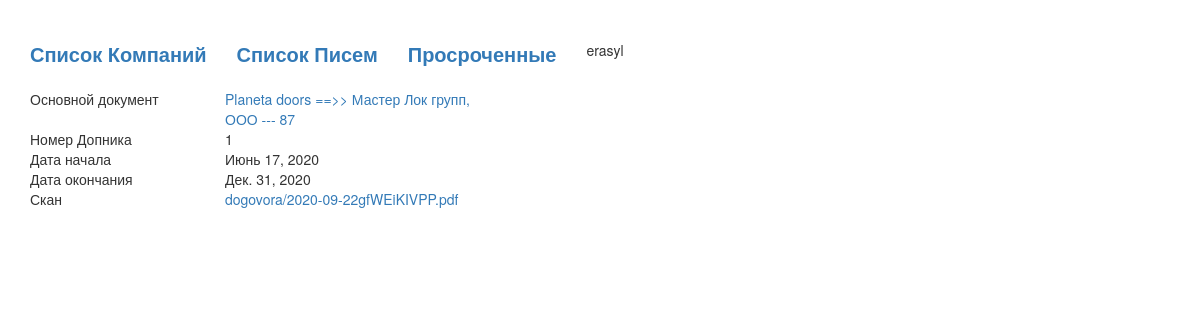
/sub_detail/22 (signed in), run on an earlier commit of the app's database.
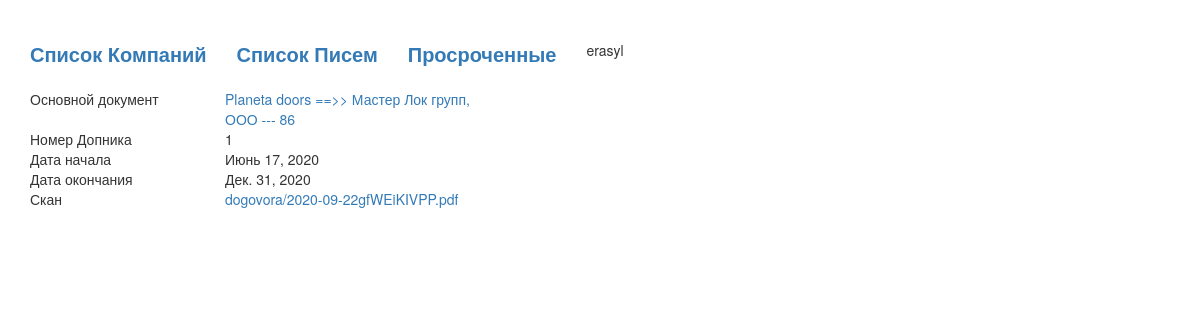
And on a later commit of the database.
### blog/models.py (models this page shows, shortened)
class Dogovor(models.Model):
    created_at = models.DateField(auto_now_add=True, null=True,)
    init = models.ForeignKey(Worker, on_delete=models.CASCADE, verbose_name='Инициатор', default='')
    own_company = models.ForeignKey(OwnCompany, on_delete=models.CASCADE, null=True, verbose_name='Сторона 1')
    signer_one = models.CharField('Подписант 1', max_length=1, choices=signer_choice, default='1')
    side_two = models.ForeignKey(Entity, on_delete=models.CASCADE, null=True, verbose_name='Сторона 2', related_name='Side 2+')
    signer_two = models.CharField('Подписант 2', max_length=1, choices=signer_choice, default='1')
    side_three = models.ForeignKey(Entity, on_delete=models.CASCADE, null=True, blank=True, verbose_name='Сторона 3', related_name='Side 3+')
    signer_three = models.CharField('Подписант 3', max_length=1, choices=signer_choice, blank=True, default='1')
    number = models.CharField('Номер Договора', max_length=100, blank=True, default='')
    originity = models.CharField('Имеется Оригинал', max_length=1, choices=resident_choice, default='1')
    renew = models.CharField('Авто Продление', max_length=1, choices=resident_choice, default='1')
    date_start = models.DateField('Дата Договора', null=True)
    date_end = models.DateField('Окончание Договора', null=True)
    upload_file = models.FileField(null=True, blank=True, upload_to=file_path)
    subs = models.ForeignKey(Sub, on_delete=models.CASCADE, null=True, blank= True, verbose_name='Допника')
    status = models.CharField('Статус', max_length=20, default='current', editable=False)
    upload_file2 = models.FileField(null=True, blank=True, upload_to=file_path)
    upload_file3 = models.FileField(null=True, blank=True, upload_to=file_path)
    upload_file4 = models.FileField(null=True, blank=True, upload_to=file_path)
    upload_file5 = models.FileField(null=True, blank=True, upload_to=file_path)

class Entity(models.Model):
    name = models.CharField('Название Юр. Лица', max_length=200)
    side_one = models.CharField('Резидент РК', max_length=1, choices=resident_choice, default='1')
    ebin = models.CharField('БИН РК', max_length=12, blank=True)
    etype = models.CharField('Тип организаций', max_length=1, choices=entity_type)
    ebin2 = models.CharField('Иностранный Номер', max_length=200, blank=True)
    class Meta:
        ordering = ["name"]
        unique_together = ('ebin', 'ebin2',)
    def __str__(self):
        return self.name +', ' + self.get_etype_display()+ " ---     " + str(self.id)

class OwnCompany(models.Model):
    name = models.CharField('Название Юр.  Лица', max_length=200)
    ebin = models.CharField('БИН РК', max_length=14, blank=True)
    adress = models.CharField('Адрес', max_length=200, blank=True)
    def __str__(self):
        return self.name

### blog/views.py (the view)
# urls.py: path('sub_detail/<int:pk>', views.sub_detail, name='sub_detail'),
def sub_detail(request, pk):
    sub = Sub.objects.get(id=pk)
    dogovors = Dogovor.objects.filter(subs_id = pk)
    context = {
        'sub': sub,
        'dogovors': dogovors,
    }
    return render(request, 'blog/sub_detail.html', context)

### blog/models.py (called while the page is built)
    def __str__(self):
        return str(self.number)

### blog/templates/blog/sub_detail.html (shortened to what this page needs)
{% extends 'blog/base.html' %}
{% block content %}
    {% for dogovor in dogovors %}
        <div class="row">
            <div class="col-md-2">Основной документ</div>
            <a href="{%url 'dogovor_detail' pk=dogovor.own_company.id pk_alt=dogovor.side_two.id pk_altos=dogovor.id %}">
            <div class="col-md-3">{{ dogovor.own_company }} ==>> {{ dogovor.side_two }} {% if dogovor.side_three %} {{ dogovor.side_three }}{% endif %}</div></a>
    </div>
    {% endfor %}
    {% if sub %}
        <div class="row">
            <div class="col-md-2">Номер Допника</div>
            <div class="col-md-3">{{ sub }}</div>
        </div>
        <div class="row">
            <div class="col-md-2">Дата начала</div>
            <div class="col-md-3">{{ sub.date_start }}</div>
        </div>
        <div class="row">
            <div class="col-md-2">Дата окончания</div>
            <div class="col-md-3">{{ sub.date_end }}</div>
        </div>
        {% if sub.upload_file1 %}
            <div class="row">
                <div class="col-md-2">Скан</div>
                <a href="{{ sub.upload_file1.url }}"><div class="col-md-3">{{ sub.upload_file1 }}</div></a>
            </div>
        {% endif %}
    {% endif %}
{% endblock %}

What changed in the data, as far as the page shows it:
changed Dogovor "Planeta doors": side_two "Мастер Лок групп, ООО --- 87" → "Мастер Лок групп, ООО --- 86"
